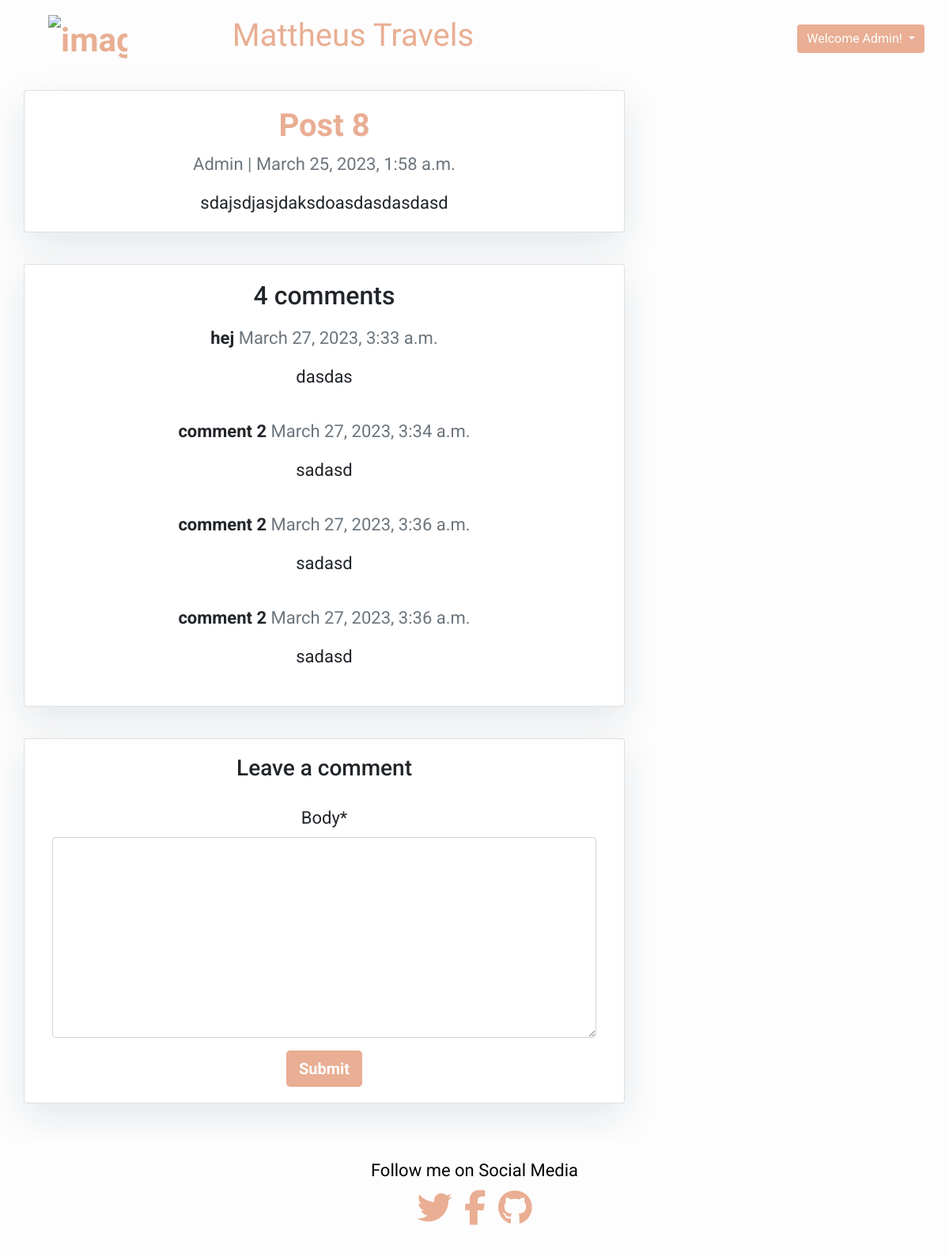
The app's page /post-8/ (signed in), older data.
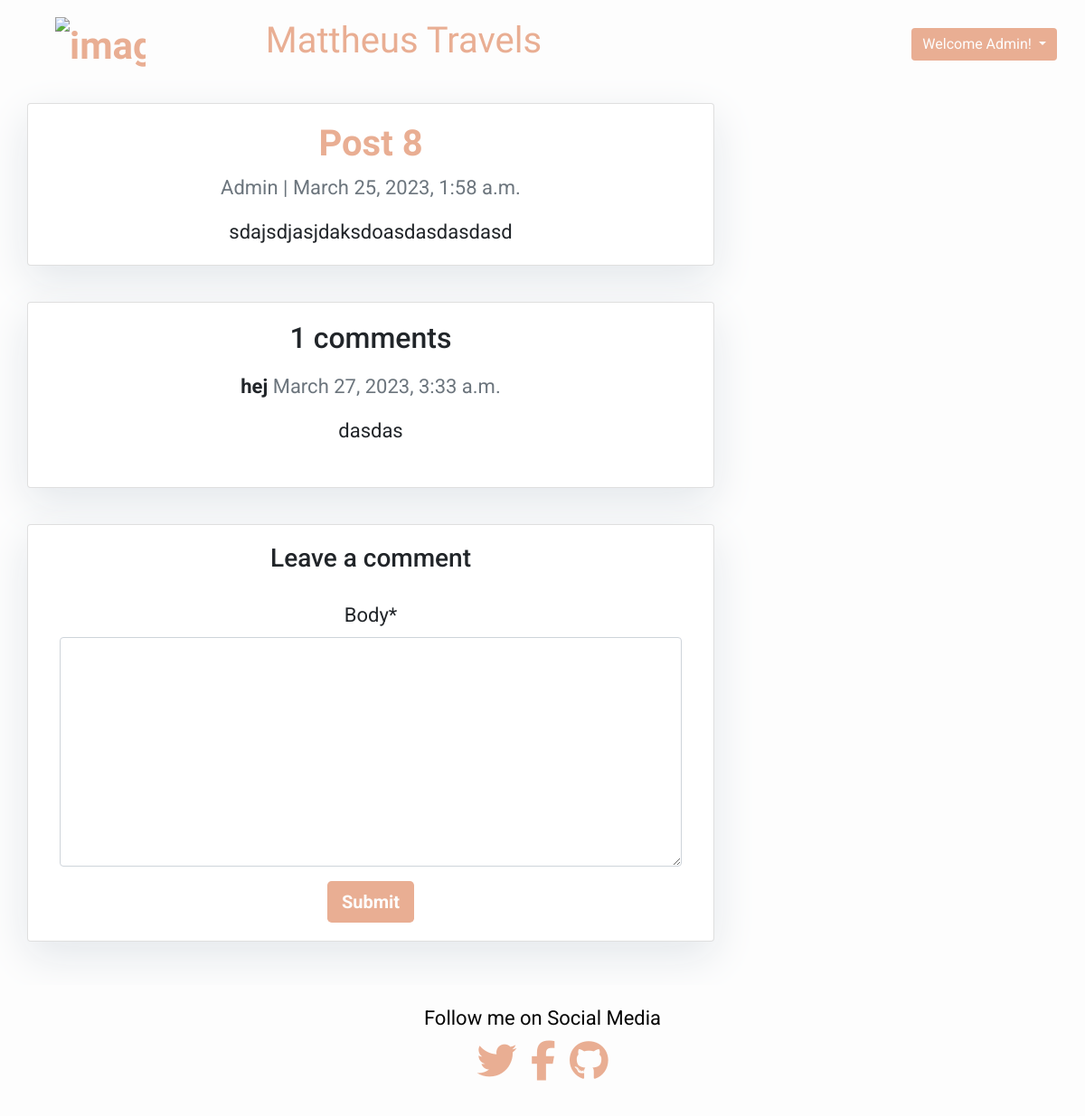
The same page, newer data.
### blog/models.py (models this page shows, shortened)
class Post(models.Model):
    title = models.CharField(max_length=200, unique=True)
    slug = models.SlugField(max_length=200, unique=True)
    author = models.ForeignKey(User, on_delete=models.CASCADE, related_name='blog_posts')
    updated_on = models.DateTimeField(auto_now=True)
    content = models.TextField()
    created_on = models.DateTimeField(auto_now_add=True)
    status = models.IntegerField(choices=STATUS, default=0)
    class Meta:
        ordering = ['-created_on']

class Comment(models.Model):
    post = models.ForeignKey(Post,on_delete=models.CASCADE,related_name='comments')
    name = models.CharField(max_length=80)
    email = models.EmailField()
    body = models.TextField()
    created_on = models.DateTimeField(auto_now_add=True)
    active = models.BooleanField(default=True)
    class Meta:
        ordering = ['created_on']

### blog/views.py (the view)
# urls.py: path('<slug:slug>/', views.post_detail, name='post_detail'),
@login_required
def post_detail(request, slug):
    template_name = 'post_detail.html'
    post = get_object_or_404(Post, slug=slug)
    comments = post.comments.filter(active=True)
    new_comment = None
    if request.method == 'POST':
        comment_form = CommentForm(data=request.POST)
        if comment_form.is_valid():
            new_comment = comment_form.save(commit=False)
            new_comment.post = post
            new_comment.name = request.user.username # set the name field to the username of the logged-in user
            new_comment.save()
    else:
        comment_form = CommentForm()
    return render(request, template_name, {'post': post,
                                           'comments': comments,
                                           'new_comment': new_comment,
                                           'comment_form': comment_form})

### blog/forms.py
class CommentForm(forms.ModelForm):
    class Meta:
        model = Comment
        fields = ('body',)

### templates/post_detail.html (shortened to what this page needs)
{% extends 'base.html' %} {% block content %}
{% load crispy_forms_tags %}
<div class="container text-center">
  <div class="row">
    <div class="col-md-8 card mb-4  mt-3 left  top">
      <div class="card-body">
        <h1 style="color: #E9AE93; font-weight: bold; font-family: Alkatra";>{% block title %} {{ post.title }} {% endblock title %}</h1>
        <p class=" text-muted">{{ post.author }} | {{ post.created_on }}</p>
        <p class="card-text ">{{ post.content | safe }}</p>
      </div>
    </div>
    <div class="col-md-8 card mb-4  mt-3 ">
      <div class="card-body">
        <h2>{{ comments.count }} comments</h2>
        {% for comment in comments %}
<div class="comments" style="padding: 10px;">
  <p class="font-weight-bold">
    {{ comment.name }}
    <span class=" text-muted font-weight-normal">
      {{ comment.created_on }}
    </span>
  </p>
  {{ comment.body | linebreaks }}
</div>
{% endfor %}
      </div>
    </div>
    <div class="col-md-8 card mb-4  mt-3 ">
      <div class="card-body">
        <h3>Leave a comment</h3>
        <form method="post" style="margin-top: 1.3em;">
          {{ comment_form | crispy }}
          <button type="submit" class="btn btn-primary  btn-lg">Submit</button>
        </form>
      </div>
    </div>
  </div>
</div>
{% endblock content %}

### templates/base.html (shortened to what this page needs)
{% load static %}
<!DOCTYPE html>
<html class="min-vh-100" lang="en">
    <head>
        <link rel="stylesheet" href="https://maxcdn.bootstrapcdn.com/bootstrap/4.0.0/css/bootstrap.min.css">
        <link rel="stylesheet" type="text/css" media="screen" href="{% static 'css/style.css' %}">
    </head>
    <body>
        <nav class="navbar navbar-expand-md" id="mainNav">
            <div class="container-fluid">
                <div class="container">
                    <a class="navbar-brand d-flex align-items-center" href="{% url 'home' %}">
                        <div class="col-md-3">
                            <img alt="image of earth with a hot air baloon"
                                class="travel-icon mr-2"
                                src="https://res.cloudinary.com/dsa3o1dbv/image/upload/v1679577195/Mattheus_Travels-removebg-preview_rpzw86.png">
                        </div>
                        <div class="col-md-8">
                            <h1 class="navbar-text d-none d-lg-block">Mattheus Travels</h1>
                        </div>
                    </a>
                </div>
                <div class="collapse navbar-collapse" id="navbarResponsive">
                    <ul class="navbar-nav ml-auto">
                        {% if request.user.is_authenticated %}
                        <div class="dropdown show">
                            <a class="btn btn-secondary dropdown-toggle" href="#" role="button" id="dropdownMenuLink" data-toggle="dropdown" aria-haspopup="true" aria-expanded="false">
                                Welcome {{request.user.username}}!
                            </a>
                          </div>
                          {% endif %}
                    </ul>
                </div>
            </div>
        </nav>
        {% block content %}
        {% endblock content %}
        <footer class="text-center mb-4 mt-4">
            <div class="container px-2 px-lg-5 ">Follow me on Social Media</div>
            <div class="footer-social">
                <a href="https://twitter.com/?lang=en" class="me-4 text-reset" target="_blank" rel="noopener"
                    aria-label="Twitter"><i class="fab fa-twitter fa-2xl"></i></a>
                <a href="https://facebook.com/" class="me-4 text-reset" target="_blank" rel="noopener"
                    aria-label="Facebook"><i class="fab fa-facebook-f fa-2xl"></i></a>
                <a href="https://github.com/MattheusKasa/My-Django-Blog" class="me-4 text-reset" target="_blank"
                    rel="noopener" aria-label="GitHub"><i class="fab fa-github fa-2xl"></i></a>
            </div>
        </footer>
    </body>
</html>

### static/css/style.css (style rules this page uses)
body { font-family: "Roboto", sans-serif; font-size: 22px; background-color: #fdfdfd; min-height: 100vh; }
footer { color: #040404; background-color: #fdfdfd; padding: 20px; margin-top: auto; right: 0; left: 0; bottom: 0; width: 100%; position: relative; }
.travel-icon { max-height: 100px; max-width: 100px; margin: 0 auto auto 0; padding: 0; height: 100%; width: 100%; font-weight: bold; }
i { color: #E9AE93; padding: 5px; padding-top: 15px; }
.footer-social { padding-top: 15px; }
a { color: #E9AE93; }
.btn-primary { color: #fdfdfd; background-color: #E9AE93; text-decoration: none; font-weight: bold; border: none; }
.navbar-brand { color: #E9AE93; font-weight: bold; font-size: 42px; font-family: "Alkatra"; }
.card { box-shadow: 0 16px 48px #E3E7EB; }
.navbar { background-color: #fdfdfd; }
#dropdownMenuLink { color: #fdfdfd; background-color: #E9AE93; border: none; }

Row changes from the older to the newer data that the page shows:
removed Comment: name "comment 2", created_on "March 27, 2023, 3:34 a.m.", body "sadasd"
removed Comment: name "comment 2", created_on "March 27, 2023, 3:36 a.m.", body "sadasd"
removed Comment: name "comment 2", created_on "March 27, 2023, 3:36 a.m.", body "sadasd"
Text that changed along with them:
{{ comments.count }}: "4" → "1"
